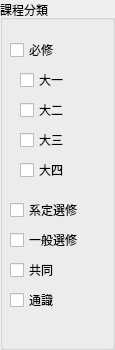
   <widget class="QGroupBox" name="groupBox_2">
    <property name="geometry">
     <rect>
      <x>20</x>
      <y>100</y>
      <width>115</width>
      <height>350</height>
     </rect>
    </property>
    <property name="title">
     <string>課程分類</string>
    </property>
    <widget class="QCheckBox" name="checkBox_0">
     <property name="geometry">
      <rect>
       <x>10</x>
       <y>40</y>
       <width>85</width>
       <height>20</height>
      </rect>
     </property>
     <property name="text">
      <string>必修</string>
     </property>
    </widget>
    <widget class="QCheckBox" name="checkBox_01">
     <property name="geometry">
      <rect>
       <x>20</x>
       <y>70</y>
       <width>85</width>
       <height>20</height>
      </rect>
     </property>
     <property name="text">
      <string>大一</string>
     </property>
    </widget>
    <widget class="QCheckBox" name="checkBox_02">
     <property name="geometry">
      <rect>
       <x>20</x>
       <y>100</y>
       <width>85</width>
       <height>20</height>
      </rect>
     </property>
     <property name="text">
      <string>大二</string>
     </property>
    </widget>
    <widget class="QCheckBox" name="checkBox_03">
     <property name="geometry">
      <rect>
       <x>20</x>
       <y>130</y>
       <width>85</width>
       <height>20</height>
      </rect>
     </property>
     <property name="text">
      <string>大三</string>
     </property>
    </widget>
    <widget class="QCheckBox" name="checkBox_04">
     <property name="geometry">
      <rect>
       <x>20</x>
       <y>160</y>
       <width>85</width>
       <height>20</height>
      </rect>
     </property>
     <property name="text">
      <string>大四</string>
     </property>
    </widget>
    <widget class="QCheckBox" name="checkBox_2">
     <property name="geometry">
      <rect>
       <x>10</x>
       <y>200</y>
       <width>85</width>
       <height>20</height>
      </rect>
     </property>
     <property name="text">
      <string>系定選修</string>
     </property>
    </widget>
    <widget class="QCheckBox" name="checkBox_3">
     <property name="geometry">
      <rect>
       <x>10</x>
       <y>230</y>
       <width>85</width>
       <height>20</height>
      </rect>
     </property>
     <property name="text">
      <string>一般選修</string>
     </property>
    </widget>
    <widget class="QCheckBox" name="checkBox_4">
     <property name="geometry">
      <rect>
       <x>10</x>
       <y>260</y>
       <width>85</width>
       <height>20</height>
      </rect>
     </property>
     <property name="text">
      <string>共同</string>
     </property>
    </widget>
    <widget class="QCheckBox" name="checkBox_5">
     <property name="geometry">
      <rect>
       <x>10</x>
       <y>290</y>
       <width>85</width>
       <height>20</height>
      </rect>
     </property>
     <property name="text">
      <string>通識</string>
     </property>
    </widget>
   </widget>
